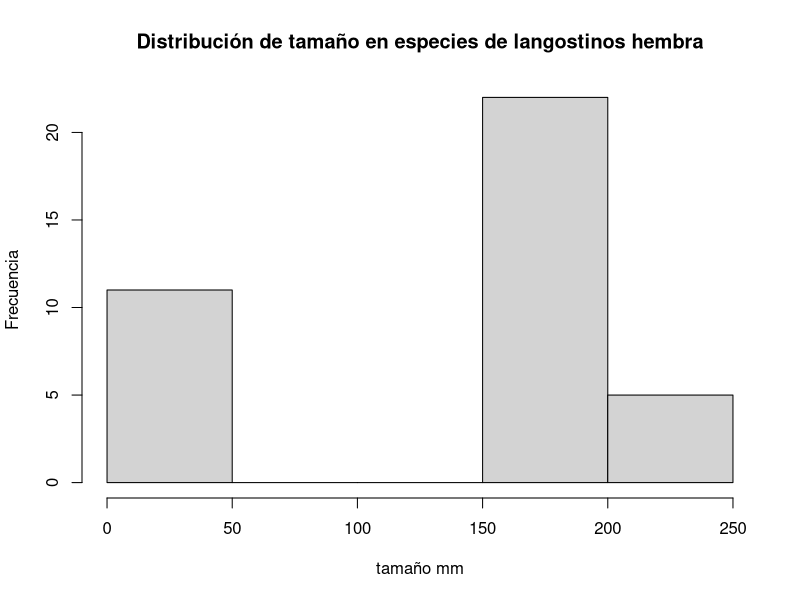
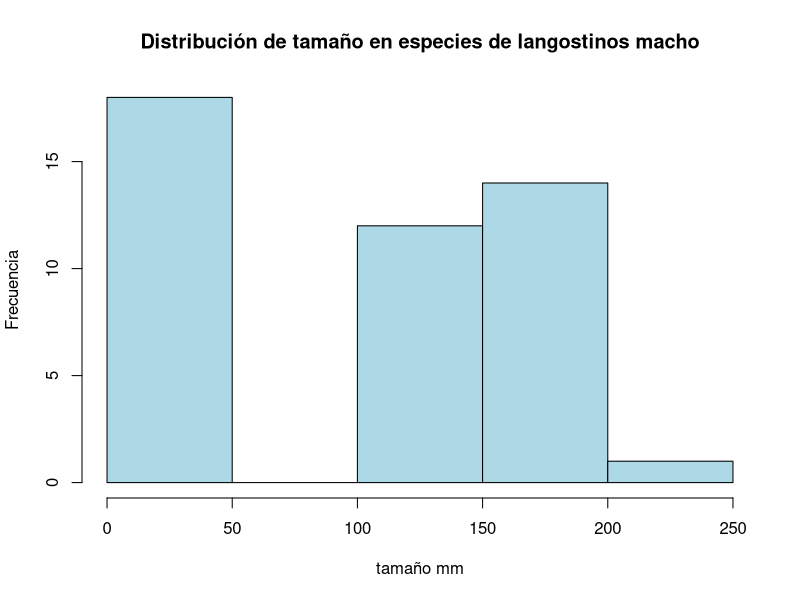
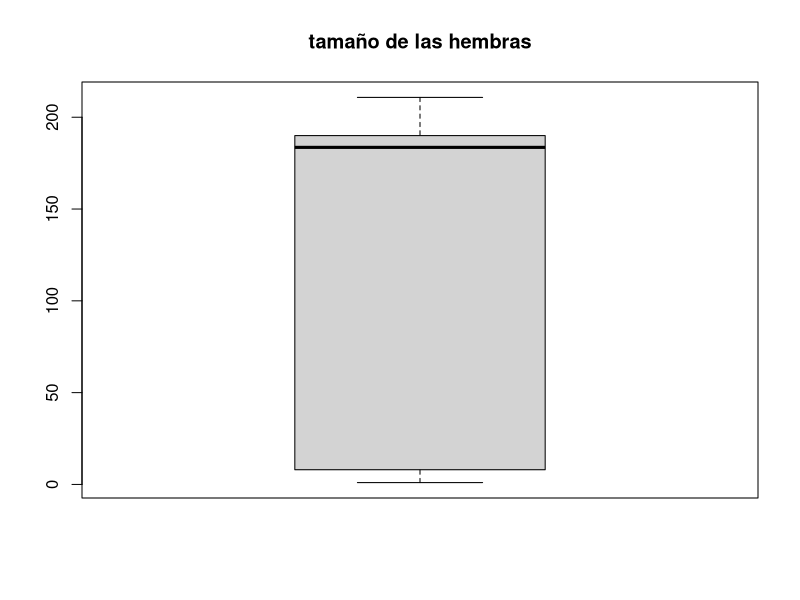
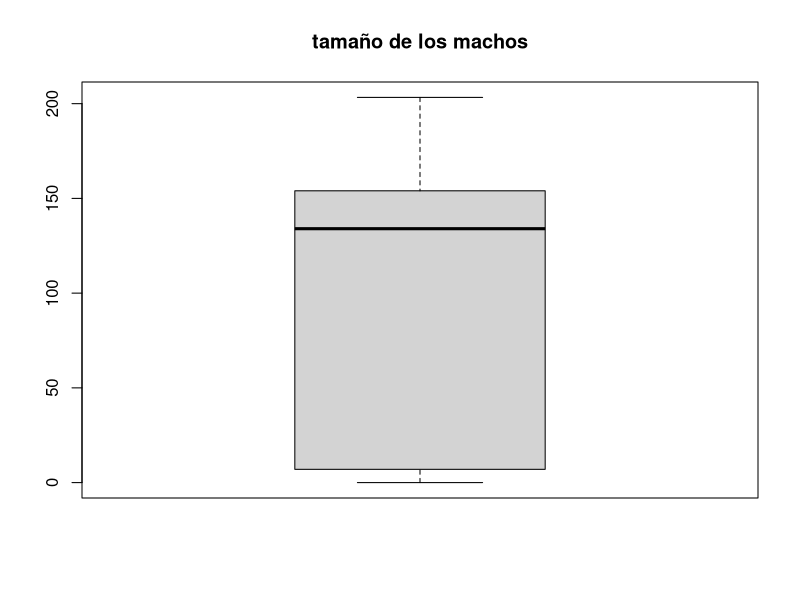
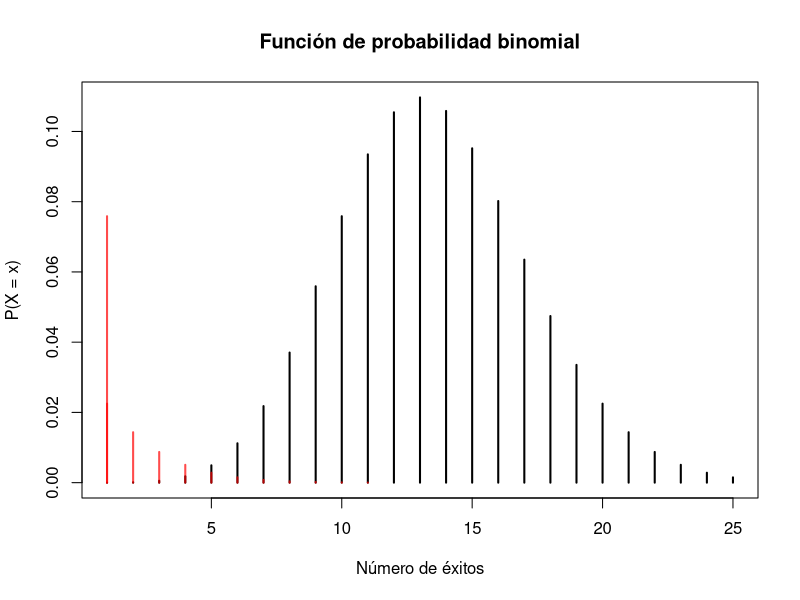

Recreate these plots in R, in order.
## ---- chunk 1
#punto.1
hembras  <- c( 183.2 , 184.1 , 183.0 , 204.3 , 176.5 , 179.0 , 188.3 , 186.8 , 202.2 , 182.5 , 190.0 , 178.1
               , 193,2 , 180,4 , 184,3 , 189,2 , 189,1 , 203,1 , 166,8 , 196,3 , 193,3 , 187,3 , 185,8
               , 189.3 , 195.5 , 202.4 , 210.8 );

machos  <- c( 140.9  	, 173.9  	, 118.9
              , 121,7  	, 177,4  	, 140,0
              , 173,8  	, 154,8  	, 192,7
              , 154,5  	, 177,5  	, 134,4
              , 109.2  	, 153.4  	, 175.0
              , 150,7  	, 138,7  	, 169,8
              , 203.3  	, 136.7  	, 153.9
              , 163,0  	, 165,3  	, 176,7
              , 137,7  	, 126,7  	, 150,0 );
#1.a

hist(hembras , breaks = 5, main  =  " Distribución de tamaño en especies de langostinos hembra " ,
     xlab  =  " tamaño mm " , ylab  =  " Frecuencia " )

hist(machos ,breaks = 5 ,main  =  " Distribución de tamaño en especies de langostinos macho " ,
     xlab  =  " tamaño mm " , ylab  =  " Frecuencia ", col = "lightblue" )

#mirando resultado del histograma, se puede observar que los datos del tamaño de los machos están
# mas concentrados entre los 160-180 osea en una asimetrica positiva, y los datos de las
#hembras están más concentrados hacia la mediana y su distribución es normal


#1.b

promedioHembras  = mean( hembras );
promedioHembras

promedioMachos  = mean( machos );
promedioMachos

sdHembras  <- sd( hembras );
sdHembras

sdMachos  <- sd( machos );
sdMachos


#Se observa que los datos de las hembras están más agrupados,por lo tanto son más cercanos al valor que se espera,
#las muestras obtenidas de los machos, están más dispersas respecto a su media.

#1.c
#C
intervaloHembras <- t.test(hembras,conf.level = 0.97)$conf.int;
intervaloHembras
#El 97% de las hembras tienen una medida de entre los 184.7 mm a los 193.4 mm

intervaloMachos <- t.test(machos,conf.level = 0.97)$conf.int;
intervaloMachos
#El 97% de los machos tienen una medida de entre los 144.2 mm a los 164.6 mm

#1.D
bplotHembras = boxplot(hembras, main='tamaño de las hembras')
bplotMachos = boxplot(machos, main='tamaño de los machos')
#Las hembras tienen una distribucion simetrica donde el 25% de las hembras
#tiene medidas por debajo de 183mm y el 75% medidas por debajo de 185mm y
#Los machos tienen una asimetria positiva, en donde el 50% de los machos
#tiene una medida entre los 140mm y los 175mm

#1.E
shapiro.test(hembras);
#p>0.05, se tiene una distribución normal en las hembras
shapiro.test(machos)
#p>0.05, se tiene distribución normal en los machos



#punto.2


#2.a
pbinom(25,size = 900 ,prob = 0.015);
#La probabilidad de que a lo sumo salgan 25 falsos es de 99%


#2.b
probabilidadMayor20Falsos <- pbinom(20, size = 900, prob = 0.015, lower.tail = FALSE);
probabilidadMayor20Falsos
probabilidadMayor30Falsos <- pbinom(30, size = 900, prob = 0.015, lower.tail = FALSE);
probabilidadMayor30Falsos

probabilidadEntre20y30 <- probabilidadMayor20Falsos - probabilidadMayor30Falsos;
probabilidadEntre20y30
#La probabilidad de que salgan entre 20 y 30 falsos es de 0.033 -> 3.3%

#2.c
probMayor10Falsos <- pbinom(10, size = 900, prob = 0.015, lower.tail = FALSE);
probMayor10Falsos;
#La probabilidad de que mas de 10 sean falsos es de
#0.79 -> 79%

plot(dbinom(1:25, size = 900, prob = 0.015), type = "h", lwd = 2,
     main = "Función de probabilidad binomial",
     ylab = "P(X = x)", xlab = "Número de éxitos")

lines(dbinom(20:30, size = 900, prob = 0.015), type = "h",
      lwd = 2, col = rgb(1,0,0, 0.7))

# n = 80, p = 0.3
lines(dbinom(10, size = 900, prob = 0.015), type = "h",
      lwd = 2, col = rgb(1,0,0, 0.7))


